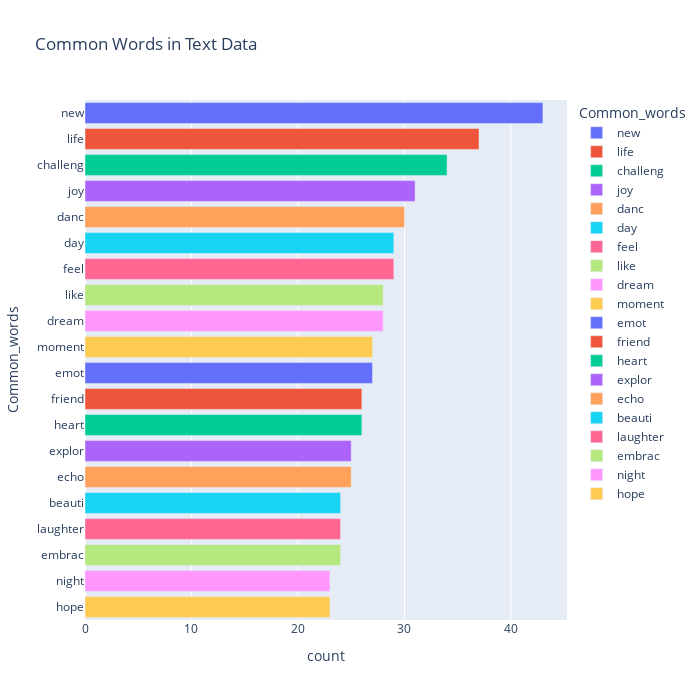

Notebook code cell kept with this figure:
### Code cell
df1['temp_list'] = df1['Clean_Text'].apply(lambda x: str(x).split())
top_words = Counter([item for sublist in df1['temp_list'] for item in sublist])
top_words_df = pd.DataFrame(top_words.most_common(20), columns=['Common_words', 'count'])

fig = px.bar(top_words_df,
            x="count",
            y="Common_words",
            title='Common Words in Text Data',
            orientation='h',
            width=700,
            height=700,
            color='Common_words')

fig.show()

### Figure 1 — Plotly figure (JSON) as saved in the notebook; plotly's stock layout.template omitted (floating-point values rounded to 4 significant figures)
{"data": [{"alignmentgroup": "True", "hovertemplate": "Common_words=%{y}<br>count=%{x}<extra></extra>", "legendgroup": "new", "marker": {"color": "#636efa", "pattern": {"shape": ""}}, "name": "new", "offsetgroup": "new", "orientation": "h", "showlegend": true, "textposition": "auto", "type": "bar", "x": [43], "xaxis": "x", "y": ["new"], "yaxis": "y"}, {"alignmentgroup": "True", "hovertemplate": "Common_words=%{y}<br>count=%{x}<extra></extra>", "legendgroup": "life", "marker": {"color": "#EF553B", "pattern": {"shape": ""}}, "name": "life", "offsetgroup": "life", "orientation": "h", "showlegend": true, "textposition": "auto", "type": "bar", "x": [37], "xaxis": "x", "y": ["life"], "yaxis": "y"}, {"alignmentgroup": "True", "hovertemplate": "Common_words=%{y}<br>count=%{x}<extra></extra>", "legendgroup": "challeng", "marker": {"color": "#00cc96", "pattern": {"shape": ""}}, "name": "challeng", "offsetgroup": "challeng", "orientation": "h", "showlegend": true, "textposition": "auto", "type": "bar", "x": [34], "xaxis": "x", "y": ["challeng"], "yaxis": "y"}, {"alignmentgroup": "True", "hovertemplate": "Common_words=%{y}<br>count=%{x}<extra></extra>", "legendgroup": "joy", "marker": {"color": "#ab63fa", "pattern": {"shape": ""}}, "name": "joy", "offsetgroup": "joy", "orientation": "h", "showlegend": true, "textposition": "auto", "type": "bar", "x": [31], "xaxis": "x", "y": ["joy"], "yaxis": "y"}, {"alignmentgroup": "True", "hovertemplate": "Common_words=%{y}<br>count=%{x}<extra></extra>", "legendgroup": "danc", "marker": {"color": "#FFA15A", "pattern": {"shape": ""}}, "name": "danc", "offsetgroup": "danc", "orientation": "h", "showlegend": true, "textposition": "auto", "type": "bar", "x": [30], "xaxis": "x", "y": ["danc"], "yaxis": "y"}, {"alignmentgroup": "True", "hovertemplate": "Common_words=%{y}<br>count=%{x}<extra></extra>", "legendgroup": "day", "marker": {"color": "#19d3f3", "pattern": {"shape": ""}}, "name": "day", "offsetgroup": "day", "orientation": "h", "showlegend": true, "textposition": "auto", "type": "bar", "x": [29], "xaxis": "x", "y": ["day"], "yaxis": "y"}, {"alignmentgroup": "True", "hovertemplate": "Common_words=%{y}<br>count=%{x}<extra></extra>", "legendgroup": "feel", "marker": {"color": "#FF6692", "pattern": {"shape": ""}}, "name": "feel", "offsetgroup": "feel", "orientation": "h", "showlegend": true, "textposition": "auto", "type": "bar", "x": [29], "xaxis": "x", "y": ["feel"], "yaxis": "y"}, {"alignmentgroup": "True", "hovertemplate": "Common_words=%{y}<br>count=%{x}<extra></extra>", "legendgroup": "like", "marker": {"color": "#B6E880", "pattern": {"shape": ""}}, "name": "like", "offsetgroup": "like", "orientation": "h", "showlegend": true, "textposition": "auto", "type": "bar", "x": [28], "xaxis": "x", "y": ["like"], "yaxis": "y"}, {"alignmentgroup": "True", "hovertemplate": "Common_words=%{y}<br>count=%{x}<extra></extra>", "legendgroup": "dream", "marker": {"color": "#FF97FF", "pattern": {"shape": ""}}, "name": "dream", "offsetgroup": "dream", "orientation": "h", "showlegend": true, "textposition": "auto", "type": "bar", "x": [28], "xaxis": "x", "y": ["dream"], "yaxis": "y"}, {"alignmentgroup": "True", "hovertemplate": "Common_words=%{y}<br>count=%{x}<extra></extra>", "legendgroup": "moment", "marker": {"color": "#FECB52", "pattern": {"shape": ""}}, "name": "moment", "offsetgroup": "moment", "orientation": "h", "showlegend": true, "textposition": "auto", "type": "bar", "x": [27], "xaxis": "x", "y": ["moment"], "yaxis": "y"}, {"alignmentgroup": "True", "hovertemplate": "Common_words=%{y}<br>count=%{x}<extra></extra>", "legendgroup": "emot", "marker": {"color": "#636efa", "pattern": {"shape": ""}}, "name": "emot", "offsetgroup": "emot", "orientation": "h", "showlegend": true, "textposition": "auto", "type": "bar", "x": [27], "xaxis": "x", "y": ["emot"], "yaxis": "y"}, {"alignmentgroup": "True", "hovertemplate": "Common_words=%{y}<br>count=%{x}<extra></extra>", "legendgroup": "friend", "marker": {"color": "#EF553B", "pattern": {"shape": ""}}, "name": "friend", "offsetgroup": "friend", "orientation": "h", "showlegend": true, "textposition": "auto", "type": "bar", "x": [26], "xaxis": "x", "y": ["friend"], "yaxis": "y"}, {"alignmentgroup": "True", "hovertemplate": "Common_words=%{y}<br>count=%{x}<extra></extra>", "legendgroup": "heart", "marker": {"color": "#00cc96", "pattern": {"shape": ""}}, "name": "heart", "offsetgroup": "heart", "orientation": "h", "showlegend": true, "textposition": "auto", "type": "bar", "x": [26], "xaxis": "x", "y": ["heart"], "yaxis": "y"}, {"alignmentgroup": "True", "hovertemplate": "Common_words=%{y}<br>count=%{x}<extra></extra>", "legendgroup": "explor", "marker": {"color": "#ab63fa", "pattern": {"shape": ""}}, "name": "explor", "offsetgroup": "explor", "orientation": "h", "showlegend": true, "textposition": "auto", "type": "bar", "x": [25], "xaxis": "x", "y": ["explor"], "yaxis": "y"}, {"alignmentgroup": "True", "hovertemplate": "Common_words=%{y}<br>count=%{x}<extra></extra>", "legendgroup": "echo", "marker": {"color": "#FFA15A", "pattern": {"shape": ""}}, "name": "echo", "offsetgroup": "echo", "orientation": "h", "showlegend": true, "textposition": "auto", "type": "bar", "x": [25], "xaxis": "x", "y": ["echo"], "yaxis": "y"}, {"alignmentgroup": "True", "hovertemplate": "Common_words=%{y}<br>count=%{x}<extra></extra>", "legendgroup": "beauti", "marker": {"color": "#19d3f3", "pattern": {"shape": ""}}, "name": "beauti", "offsetgroup": "beauti", "orientation": "h", "showlegend": true, "textposition": "auto", "type": "bar", "x": [24], "xaxis": "x", "y": ["beauti"], "yaxis": "y"}, {"alignmentgroup": "True", "hovertemplate": "Common_words=%{y}<br>count=%{x}<extra></extra>", "legendgroup": "laughter", "marker": {"color": "#FF6692", "pattern": {"shape": ""}}, "name": "laughter", "offsetgroup": "laughter", "orientation": "h", "showlegend": true, "textposition": "auto", "type": "bar", "x": [24], "xaxis": "x", "y": ["laughter"], "yaxis": "y"}, {"alignmentgroup": "True", "hovertemplate": "Common_words=%{y}<br>count=%{x}<extra></extra>", "legendgroup": "embrac", "marker": {"color": "#B6E880", "pattern": {"shape": ""}}, "name": "embrac", "offsetgroup": "embrac", "orientation": "h", "showlegend": true, "textposition": "auto", "type": "bar", "x": [24], "xaxis": "x", "y": ["embrac"], "yaxis": "y"}, {"alignmentgroup": "True", "hovertemplate": "Common_words=%{y}<br>count=%{x}<extra></extra>", "legendgroup": "night", "marker": {"color": "#FF97FF", "pattern": {"shape": ""}}, "name": "night", "offsetgroup": "night", "orientation": "h", "showlegend": true, "textposition": "auto", "type": "bar", "x": [23], "xaxis": "x", "y": ["night"], "yaxis": "y"}, {"alignmentgroup": "True", "hovertemplate": "Common_words=%{y}<br>count=%{x}<extra></extra>", "legendgroup": "hope", "marker": {"color": "#FECB52", "pattern": {"shape": ""}}, "name": "hope", "offsetgroup": "hope", "orientation": "h", "showlegend": true, "textposition": "auto", "type": "bar", "x": [23], "xaxis": "x", "y": ["hope"], "yaxis": "y"}], "layout": {"barmode": "relative", "height": 700, "legend": {"title": {"text": "Common_words"}, "tracegroupgap": 0}, "title": {"text": "Common Words in Text Data"}, "width": 700, "xaxis": {"anchor": "y", "autorange": true, "domain": [0, 1], "range": [0, 45.26], "title": {"text": "count"}, "type": "linear"}, "yaxis": {"anchor": "x", "autorange": true, "categoryarray": ["hope", "night", "embrac", "laughter", "beauti", "echo", "explor", "heart", "friend", "emot", "moment", "dream", "like", "feel", "day", "danc", "joy", "challeng", "life", "new"], "categoryorder": "array", "domain": [0, 1], "range": [-0.5, 19.5], "title": {"text": "Common_words"}, "type": "category"}}}
